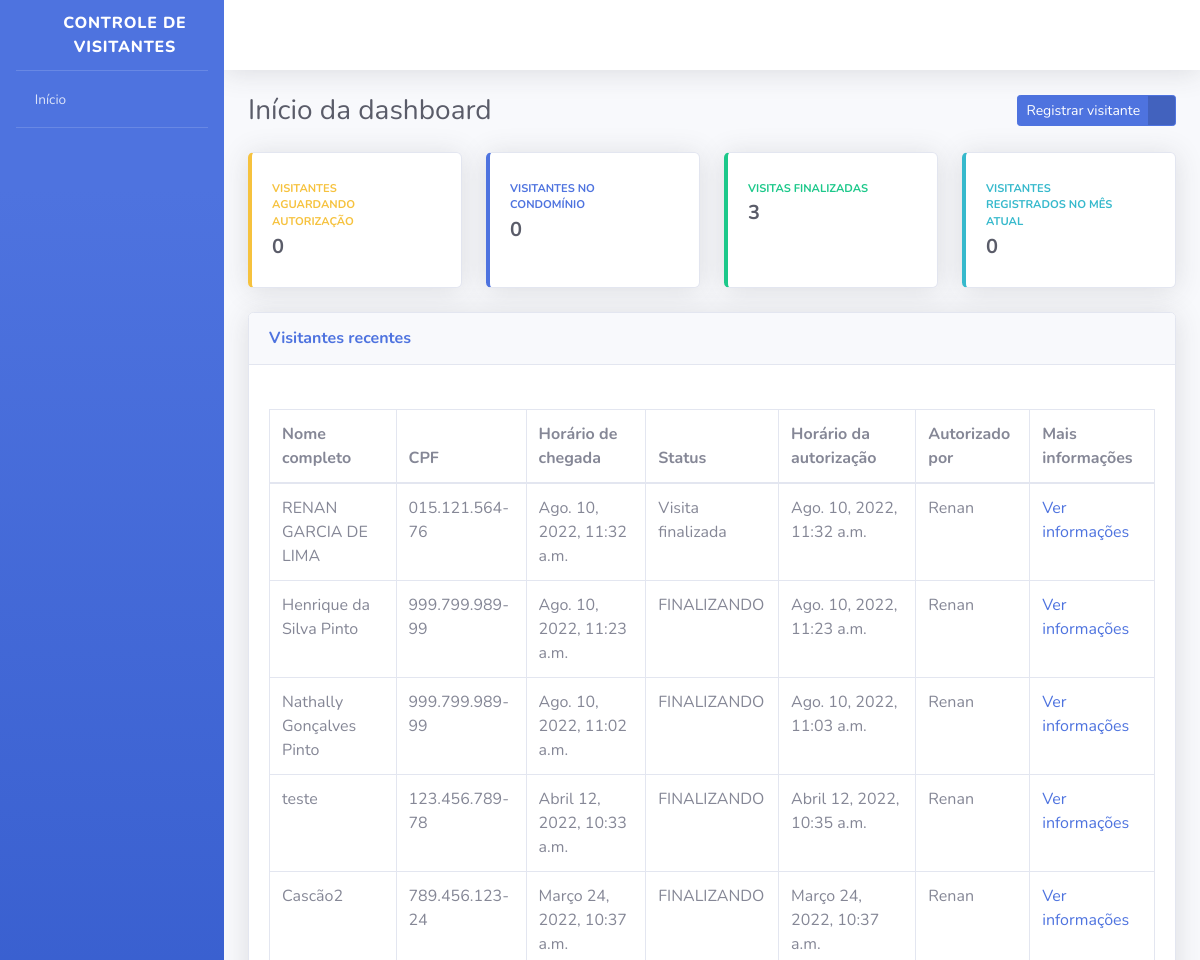
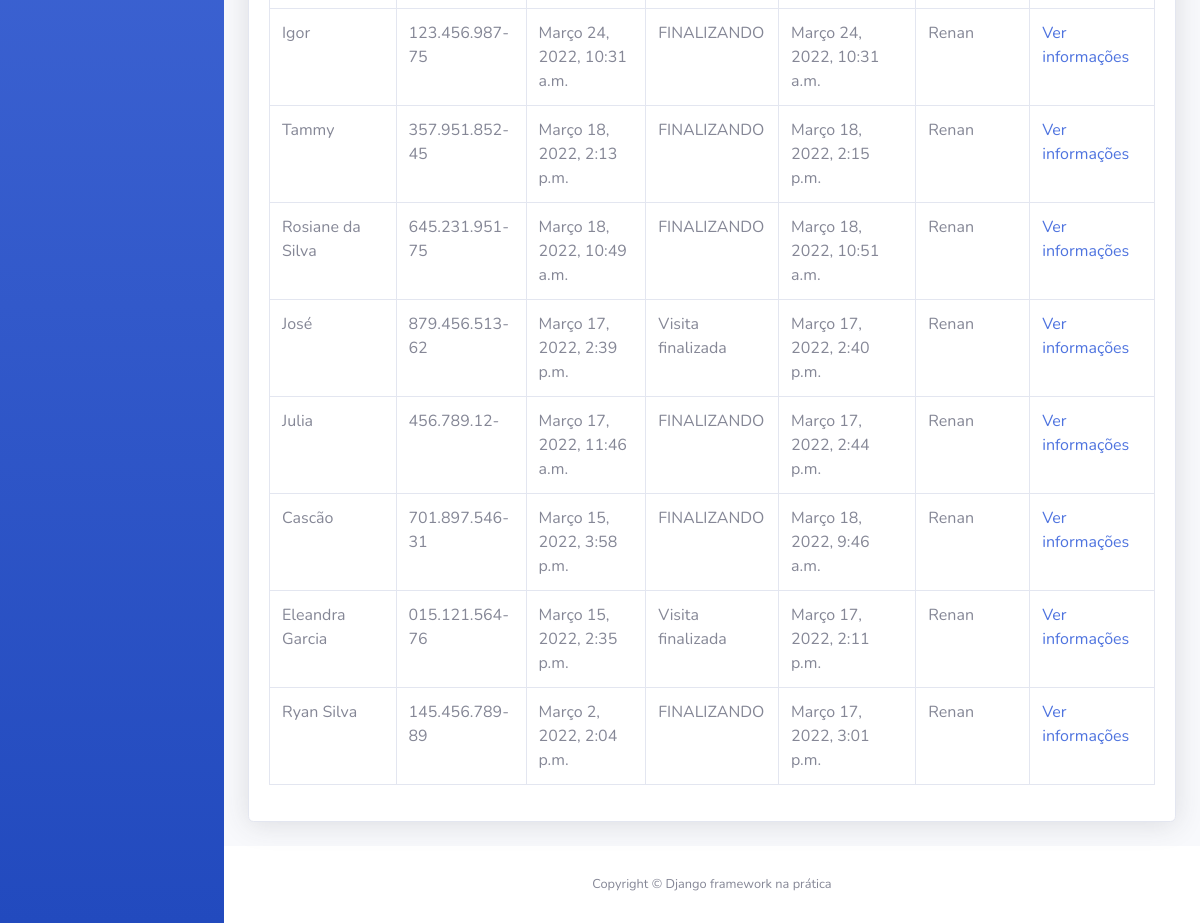
/ (signed in), run on the app's committed database (2 pictures, top to bottom).
### apps/visitantes/models.py (models this page shows, shortened)
class Visitante(models.Model):
    STATUS_VISITANTE = [
        ("AGUARDANDO", "Aguardando autorização"),
        ("EM_VISITA", "Em visita"),
        ("FINALIZADO", "Visita finalizada")
    ]
    status = models.CharField(
        verbose_name="Status",
        max_length=11,
        choices=STATUS_VISITANTE,
        default="AGUARDANDO"
    )
    nome_completo = models.CharField(
        verbose_name="Nome completo",
        max_length=194
    )
    cpf = models.CharField(
        verbose_name="CPF",
        max_length=11
    )
    data_nascimento = models.DateField(
        verbose_name="Data de nascimento",
        auto_now=False,
        auto_now_add=False
    )
    numero_casa = models.PositiveSmallIntegerField(
        verbose_name="Número da casa a ser visitada",
    )
    placa_veiculo = models.CharField(
        verbose_name="Placa do veículo",
        max_length=7,
        blank=True,
        null=True
    )
    horario_chegada = models.DateTimeField(
        verbose_name="Horário de chagada na portaria",
        auto_now_add=True
    )
    horario_saida = models.DateTimeField(
        verbose_name="Horário de saída do condomínio",
        auto_now_add=False,
        blank=True,
        null=True
    )
    horario_autorizacao = models.DateTimeField(
        verbose_name="Horário de autorização de entrada",
        auto_now_add=False,
        blank=True,
        null=True
    )
    morador_responsavel = models.CharField(
        verbose_name="Nome do morador responsável por autorizar a entrada do visitante",
        max_length=194,
        blank=True
    )
    registrado_por = models.ForeignKey(
        "porteiros.Porteiro",
        verbose_name="Porteiro responsável pelo registro",
        on_delete=models.PROTECT
    )
    def get_horario_autorizacao(self):
        if self.horario_autorizacao:
            return self.horario_autorizacao
        return "Visitante aguardando autorização"
    def get_morador_responsavel(self):
        if self.morador_responsavel:
            return self.morador_responsavel
        return "Visitante aguardando autorização"
    def get_cpf(self):
        if self.cpf:
            cpf = str(self.cpf)
            cpf_parte_1 = cpf[0:3]
            cpf_parte_2 = cpf[3:6]
            cpf_parte_3 = cpf[6:9]
            cpf_parte_4 = cpf[9:]
            cpf_formatado = f"{cpf_parte_1}.{cpf_parte_2}.{cpf_parte_3}-{cpf_parte_4}"
        return cpf_formatado
    class Meta:
        verbose_name = "Visitante"
        verbose_name_plural = "Visitantes"
        db_table = "visitante"

### apps/dashboard/views.py (the view)
@login_required
def index(request):
    todos_visitantes = Visitante.objects.order_by(
        "-horario_chegada"
    )
    visitantes_aguardando = todos_visitantes.filter(
        status="AGUARDANDO"
    )
    visitantes_em_visita = todos_visitantes.filter(
        status="EM_VISITA"
    )
    visitantes_finalizado = todos_visitantes.filter(
        status="FINALIZADO"
    )
    visitantes_mes = todos_visitantes.filter(
        horario_chegada__month= timezone.now().month
    )
    context = {
        "nome_pagina": "Início da dashboard",
        "todos_visitantes": todos_visitantes,
        "visitantes_aguardando": visitantes_aguardando.count(),
        "visitantes_em_visita": visitantes_em_visita.count(),
        "visitantes_finalizado": visitantes_finalizado.count(),
        "visitantes_mes": visitantes_mes.count(),
    }
    return render(request, "index.html", context)

### templates/index.html (shortened to what this page needs)
{% extends "base.html" %}
{% block conteudo %}
<div class="container-fluid">
    <div class="d-sm-flex align-items-center justify-content-between mb-4">
        <h1 class="h3 mb-0 text-gray-800">{{ nome_pagina }}</h1>
        <a href="{% url 'registrar_visitante' %}" class="btn btn-primary btn-icon-split btn-sm">
            <span class="text">Registrar visitante</span>
            <span class="icon text-white-50">
                <i class="fas fa-user-plus"></i>
            </span>
        </a>
    </div>
    <div class="row">
        <div class="col-xl-3 col-md-6 mb-4">
            <div class="card border-left-warning shadow h-100 py-2">
                <div class="card-body">
                    <div class="row no-gutters align-items-center">
                        <div class="col mr-2">
                            <div class="text-xs font-weight-bold text-warning text-uppercase mb-1">Visitantes aguardando autorização</div>
                            <div class="h5 mb-0 font-weight-bold text-gray-800">{{ visitantes_aguardando }}</div>
                        </div>
                        <div class="col-auto">
                            <i class="fas fa-user-lock fa-2x text-gray-300"></i>
                        </div>
                    </div>
                </div>
            </div>
        </div>
        <div class="col-xl-3 col-md-6 mb-4">
            <div class="card border-left-primary shadow h-100 py-2">
                <div class="card-body">
                    <div class="row no-gutters align-items-center">
                        <div class="col mr-2">
                            <div class="text-xs font-weight-bold text-primary text-uppercase mb-1">Visitantes no condomínio</div>
                            <div class="h5 mb-0 font-weight-bold text-gray-800">{{ visitantes_em_visita }}</div>
                        </div>
                        <div class="col-auto">
                            <i class="fas fa-user-clock fa-2x text-gray-300"></i>
                        </div>
                    </div>
                </div>
            </div>
        </div>
        <div class="col-xl-3 col-md-6 mb-4">
            <div class="card border-left-success shadow h-100 py-2">
                <div class="card-body">
                    <div class="row no-gutters align-items-center">
                        <div class="col mr-2">
                            <div class="text-xs font-weight-bold text-success text-uppercase mb-1">Visitas finalizadas</div>
                            <div class="h5 mb-0 font-weight-bold text-gray-800">{{ visitantes_finalizado }}</div>
                        </div>
                        <div class="col-auto">
                            <i class="fas fa-user-check fa-2x text-gray-300"></i>
                        </div>
                    </div>
                </div>
            </div>
        </div>
        <div class="col-xl-3 col-md-6 mb-4">
            <div class="card border-left-info shadow h-100 py-2">
                <div class="card-body">
                    <div class="row no-gutters align-items-center">
                        <div class="col mr-2">
                            <div class="text-xs font-weight-bold text-info text-uppercase mb-1">Visitantes registrados no mês atual</div>
                            <div class="h5 mb-0 font-weight-bold text-gray-800">{{ visitantes_mes }}</div>
                        </div>
                        <div class="col-auto">
                            <i class="fas fa-users fa-2x text-gray-300"></i>
                        </div>
                    </div>
                </div>
            </div>
        </div>
    </div>
    <div class="card shadow mb-4">
        <div class="card-header py-3 d-sm-flex align-items-center justify-content-between mb-4">
            <h6 class="m-0 font-weight-bold text-primary">Visitantes recentes</h6>
        </div>
        <div class="card-body">
            <div class="table-responsive">
                <table class="table table-bordered">
                    <thead>
                        <th>Nome completo</th>
                        <th>CPF</th>
                        <th>Horário de chegada</th>
                        <th>Status</th>
                        <th>Horário da autorização</th>
                        <th>Autorizado por</th>
                        <th>Mais informações</th>
                    </thead>
                    <tbody>
                        {% for visitante in todos_visitantes %}
                        <tr>
                            <td>{{ visitante.nome_completo }}</td>
                            <td>{{ visitante.get_cpf }}</td>
                            <td>{{ visitante.horario_chegada }}</td>
                            <td>{{ visitante.get_status_display }}</td>
                            <td>{{ visitante.get_horario_autorizacao }}</td>
                            <td>{{ visitante.get_morador_responsavel }}</td>
                            <td>
                                <a href="{% url 'informacoes_visitante' id=visitante.id %}">
                                    Ver informações
                                </a>
                            </td>
                        </tr>
                        {% endfor %}
                    </tbody>
                </table>
            </div>
        </div>
    </div>
</div>
{% endblock conteudo %}

### templates/base.html (shortened to what this page needs)
<!DOCTYPE html>
{% load static %}
<html lang="pt-br">
    <head>
        <link href="{% static 'css/sb-admin-2.min.css' %}" rel="stylesheet">
        <link href="{% static 'vendor/fontawesome-free/css/all.min.css' %}" rel="stylesheet" type="text/css">
    </head>
    <body id="page-top">
        <div id="wrapper">
            <ul class="navbar-nav bg-gradient-primary sidebar sidebar-dark accordion" id="accordionSidebar">
                <a class="sidebar-brand d-flex align-items-center justify-content-center" href="#">
                    <div class="sidebar-brand-icon rotate-n-15">
                        <i class="fas fa-user-shield"></i>
                    </div>
                    <div class="sidebar-brand-text">Controle de Visitantes</div>
                </a>
                <hr class="sidebar-divider my-0">
                <li class="nav-item">
                    <a class="nav-link" href="{% url 'index' %}">
                        <i class="fas fa-home"></i>
                        <span>Início</span>
                    </a>
                </li>
                <hr class="sidebar-divider">
            </ul>
            <div id="content-wrapper" class="d-flex flex-column">
                <div id="content">
                    <nav class="navbar navbar-expand navbar-light bg-white topbar mb-4 static-top shadow">
                        <ul class="navbar-nav ml-auto">
                            <li class="nav-item dropdown no-arrow">
                                <a class="nav-link dropdown-toggle" href="#" id="userDropdown" role="button" data-toggle="dropdown" aria-haspopup="true" aria-expanded="false">
                                    <span class="mr-2 d-none d-lg-inline text-gray-800 small">
                                        <i class="fas fa-cog"></i>
                                    </span>
                                </a>
                            </li>
                        </ul>
                    </nav>
                    {% block conteudo %} {% endblock conteudo %}
                    <footer class="sticky-footer bg-white">
                        <div class="container my-auto">
                            <div class="copyright text-center my-auto">
                                <span>Copyright © Django framework na prática</span>
                            </div>
                        </div>
                    </footer>
                </div>
            </div>
        </div>
    </body>
</html>

### data on the page
Visitante: nome_completo "RENAN GARCIA DE LIMA", get_cpf "015.121.564-76", horario_chegada "Ago. 10, 2022, 11:32 a.m.", status "Visita finalizada", get_horario_autorizacao "Ago. 10, 2022, 11:32 a.m.", get_morador_responsavel "Renan"
Visitante: nome_completo "Henrique da Silva Pinto", get_cpf "999.799.989-99", horario_chegada "Ago. 10, 2022, 11:23 a.m.", status "FINALIZANDO", get_horario_autorizacao "Ago. 10, 2022, 11:23 a.m.", get_morador_responsavel "Renan"
Visitante: nome_completo "Nathally Gonçalves Pinto", get_cpf "999.799.989-99", horario_chegada "Ago. 10, 2022, 11:02 a.m.", status "FINALIZANDO", get_horario_autorizacao "Ago. 10, 2022, 11:03 a.m.", get_morador_responsavel "Renan"
Visitante: nome_completo "teste", get_cpf "123.456.789-78", horario_chegada "Abril 12, 2022, 10:33 a.m.", status "FINALIZANDO", get_horario_autorizacao "Abril 12, 2022, 10:35 a.m.", get_morador_responsavel "Renan"
Visitante: nome_completo "Cascão2", get_cpf "789.456.123-24", horario_chegada "Março 24, 2022, 10:37 a.m.", status "FINALIZANDO", get_horario_autorizacao "Março 24, 2022, 10:37 a.m.", get_morador_responsavel "Renan"
Visitante: nome_completo "Igor", get_cpf "123.456.987-75", horario_chegada "Março 24, 2022, 10:31 a.m.", status "FINALIZANDO", get_horario_autorizacao "Março 24, 2022, 10:31 a.m.", get_morador_responsavel "Renan"
Visitante: nome_completo "Tammy", get_cpf "357.951.852-45", horario_chegada "Março 18, 2022, 2:13 p.m.", status "FINALIZANDO", get_horario_autorizacao "Março 18, 2022, 2:15 p.m.", get_morador_responsavel "Renan"
Visitante: nome_completo "Rosiane da Silva", get_cpf "645.231.951-75", horario_chegada "Março 18, 2022, 10:49 a.m.", status "FINALIZANDO", get_horario_autorizacao "Março 18, 2022, 10:51 a.m.", get_morador_responsavel "Renan"
Visitante: nome_completo "José", get_cpf "879.456.513-62", horario_chegada "Março 17, 2022, 2:39 p.m.", status "Visita finalizada", get_horario_autorizacao "Março 17, 2022, 2:40 p.m.", get_morador_responsavel "Renan"
Visitante: nome_completo "Julia", get_cpf "456.789.12-", horario_chegada "Março 17, 2022, 11:46 a.m.", status "FINALIZANDO", get_horario_autorizacao "Março 17, 2022, 2:44 p.m.", get_morador_responsavel "Renan"
Visitante: nome_completo "Cascão", get_cpf "701.897.546-31", horario_chegada "Março 15, 2022, 3:58 p.m.", status "FINALIZANDO", get_horario_autorizacao "Março 18, 2022, 9:46 a.m.", get_morador_responsavel "Renan"
Visitante: nome_completo "Eleandra Garcia", get_cpf "015.121.564-76", horario_chegada "Março 15, 2022, 2:35 p.m.", status "Visita finalizada", get_horario_autorizacao "Março 17, 2022, 2:11 p.m.", get_morador_responsavel "Renan"
Visitante: nome_completo "Ryan Silva", get_cpf "145.456.789-89", horario_chegada "Março 2, 2022, 2:04 p.m.", status "FINALIZANDO", get_horario_autorizacao "Março 17, 2022, 3:01 p.m.", get_morador_responsavel "Renan"

### other printed values
{{ nome_pagina }} "Início da dashboard"
{{ visitantes_aguardando }} "0"
{{ visitantes_em_visita }} "0"
{{ visitantes_finalizado }} "3"
{{ visitantes_mes }} "0"
